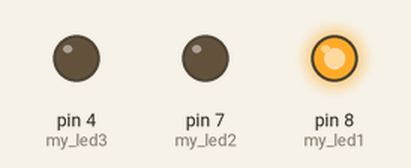
Simulated run of this sketch. Board: Arduino Uno, built with avr-gcc and run on an emulated ATmega328P. Parts: output pins drawn as LEDs (lit = HIGH).

Above: at 0.5 s.
At 1.5 s:
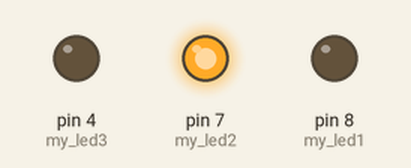
At 5.5 s:
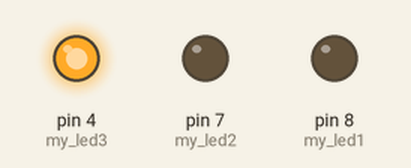
Timing chart, 0 to 6.9 s (numbered marks = the images above):
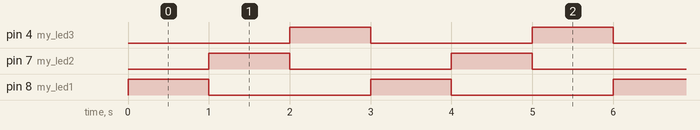

The sketch:

LED_glow_one-by-one.ino
```cpp
#define my_led1 8
#define my_led2 7
#define my_led3 4

void setup()
{
  pinMode(my_led1, OUTPUT);
  pinMode(my_led2, OUTPUT);
  pinMode(my_led3, OUTPUT);
}

void loop()
{
  digitalWrite(my_led1, HIGH);
  digitalWrite(my_led2, LOW);       // LED1 ON
  digitalWrite(my_led3, LOW);
  delay(1000);

  digitalWrite(my_led1, LOW);
  digitalWrite(my_led2, HIGH);        // LED2 OFF
  digitalWrite(my_led3, LOW);
  delay(1000);

  digitalWrite(my_led1, LOW);
  digitalWrite(my_led2, LOW);       // LED3 ON
  digitalWrite(my_led3, HIGH);
  delay(1000);
}
```

Measured:
- by itself, pin 4 (my_led3), pin 7 (my_led2), pin 8 (my_led1): alternates HIGH for 1.0 s and LOW for 2.0 s
- by itself, everything shown: repeats every 3.0 s, in 3 steps
